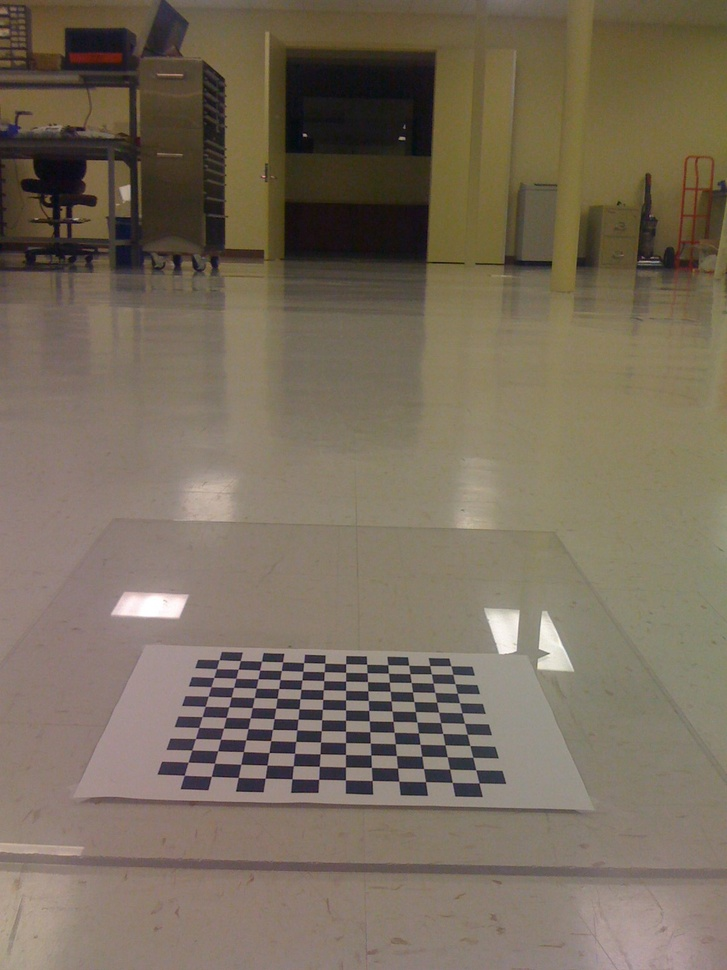
//> input picture Learning-OpenCV-3_examples/datas/birdseye/IMG_0214.jpg, 727 x 970 px, shrunk from 1200 x 1600 before the run
$ ./example_12-02 ../../datas/birdseye/IMG_0214.jpg   (built with g++ and OpenCV 4)
//> lines starting //> are read from the running program, lines starting //| are printed output that depends on the picture; after the words box and inside, x2 and y2 are one past the last pixel; in counts of white or black regions, pixels touching at a corner belong together
### Learning-OpenCV-3_examples/chapter12/example_12-02/stdafx.h
// stdafx.h : include file for standard system include files,
// or project specific include files that are used frequently, but
// are changed infrequently
//

#pragma once

#include "targetver.h"

#include <stdio.h>
#include <tchar.h>


// TODO: reference additional headers your program requires here

### Learning-OpenCV-3_examples/chapter12/example_12-02/example_12-02.cpp
// example_12-02.cpp : Defines the entry point for the console application.
//

#include "stdafx.h"
#include "..\..\_opencv.h"
#include <math.h>

#include <iostream>
#include <vector>

using std::cout;
using std::endl;
using std::vector;

void help(char** argv) {
	cout << "\nExample 12-1. Using cv::dft() and cv::idft() to accelerate the computation of convolutions"
		<< "\nHough Circle detect\nUsage: " << argv[0] << " <path/imagename>\n"
		<< "Example:\n" << argv[0] << " ../stuff.jpg\n" << endl;
}

int main(int argc, char** argv) {
	help(argv);
	if (argc != 2) {
		return -1;
	}

	cv::Mat src, image;

	src = cv::imread(argv[1], 1);
//> src is the input picture: 970 rows x 727 cols, CV_8UC3; mean B, G, R 91.8, 108.2, 120.2
	if (src.empty()) {
		cout << "Cannot load " << argv[1] << endl;
		return -1;
	}

	cv::cvtColor(src, image, cv::COLOR_BGR2GRAY);
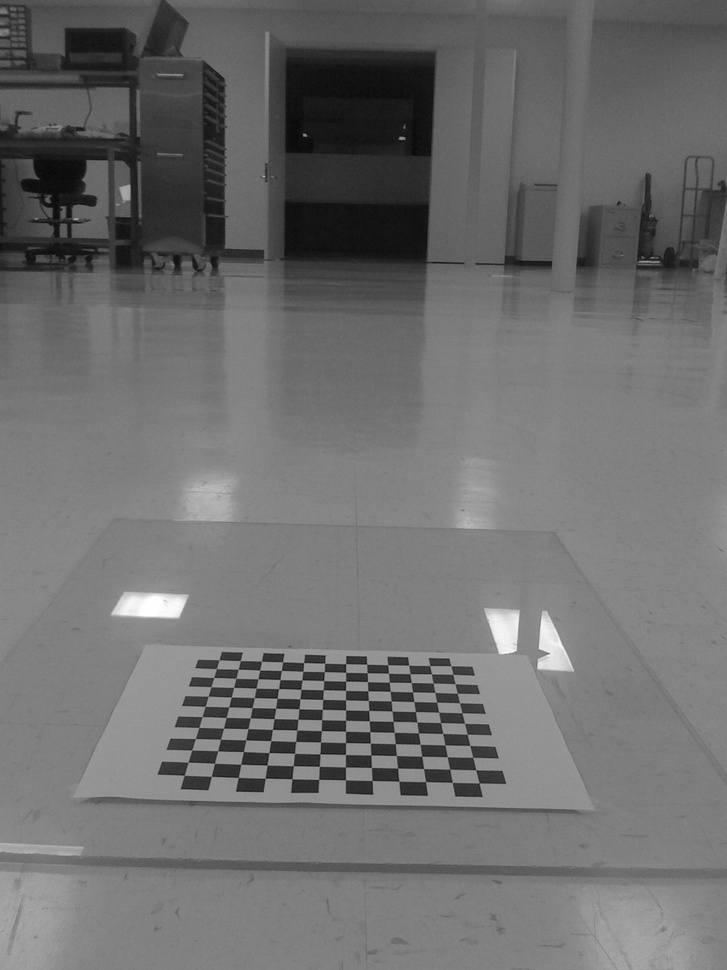
//> image: 970 rows x 727 cols, CV_8UC1; min 2, max 255, mean 109.9
	cv::GaussianBlur(image, image, cv::Size(5, 5), 0, 0);

	vector<cv::Vec3f> circles;
	cv::HoughCircles(image, circles, cv::HOUGH_GRADIENT, 2, image.cols / 4);
//> circles = 9 circles (x, y, radius): [367, 391, 341.6], [191, 441, 364.8], [335, 819, 156.8], [159, 165, 110], [171, 699, 106.4], [355, 619, 162.4], [367, 21, 364], [187, 959, 314.2], [495, 189, 230]

	for (size_t i = 0; i < circles.size(); ++i) {
		cv::circle(src,
			cv::Point(cvRound(circles[i][0]), cvRound(circles[i][1])),
			cvRound(circles[i][2]),
			cv::Scalar(0, 0, 255),
			2,
			cv::LINE_AA);
	}
//> this loop made 9 passes
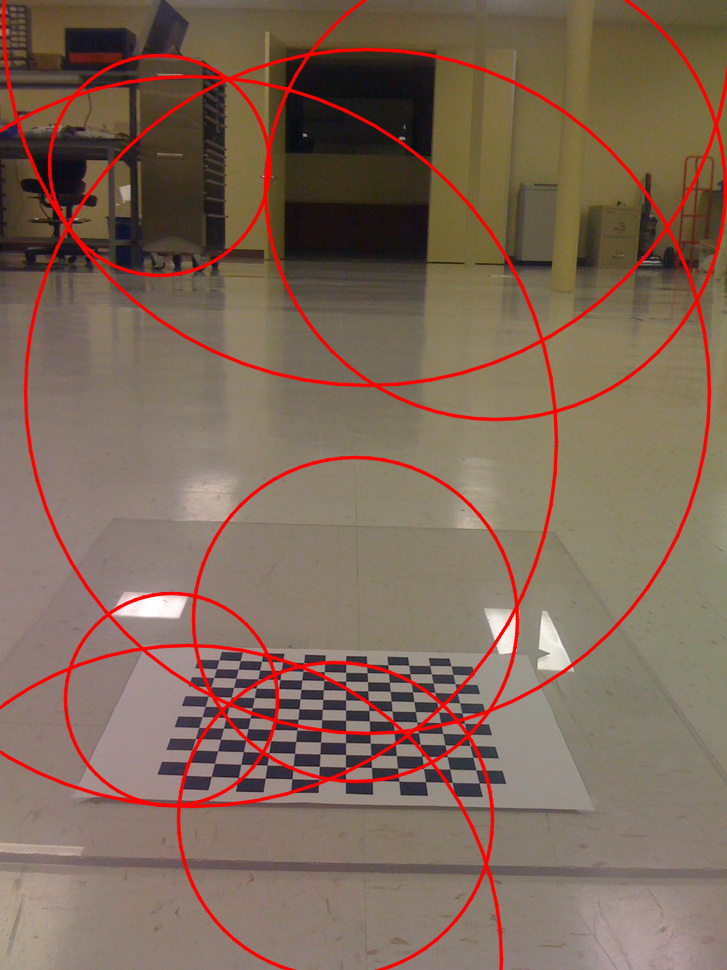
//> src: 970 rows x 727 cols, CV_8UC3; 6.47% of pixels changed, all inside (x1, y1, x2, y2) = (0, 0, 727, 970)

	cv::imshow("Hough Circles", src);
	cv::waitKey(0);

	return 0;
}

$ run again, on Learning-OpenCV-3_examples/datas/birdseye/IMG_0217.jpg
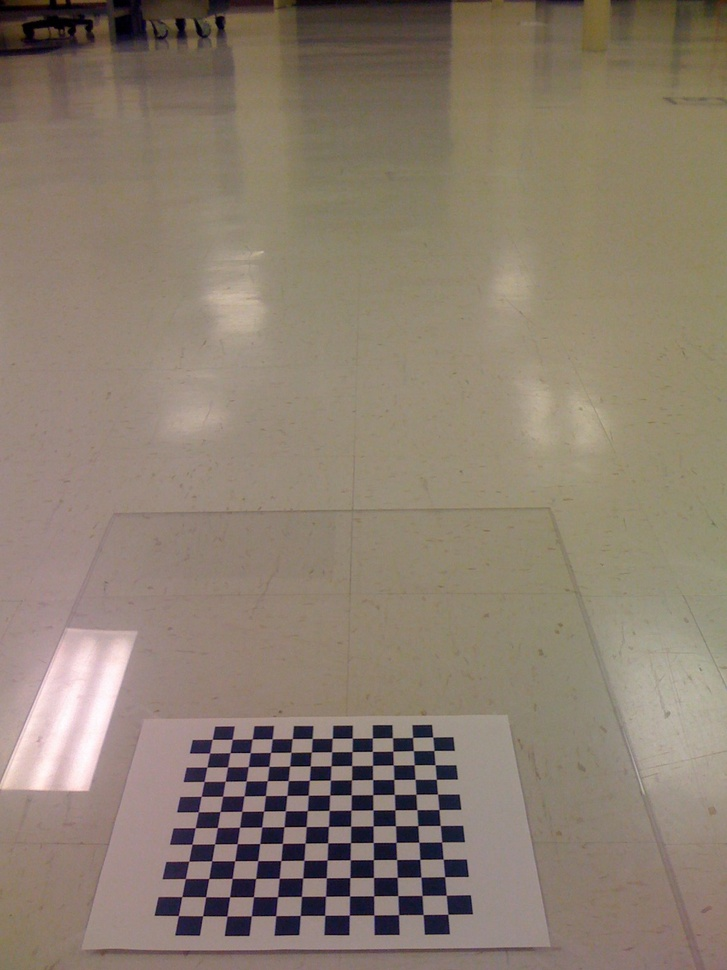
//> input picture Learning-OpenCV-3_examples/datas/birdseye/IMG_0217.jpg, 727 x 970 px, shrunk from 1200 x 1600 before the run
//> src is the input picture: 970 rows x 727 cols, CV_8UC3; mean B, G, R 111.3, 125.9, 139.5
//> `cv::cvtColor(src, image, cv::COLOR_BGR2GRAY);`:
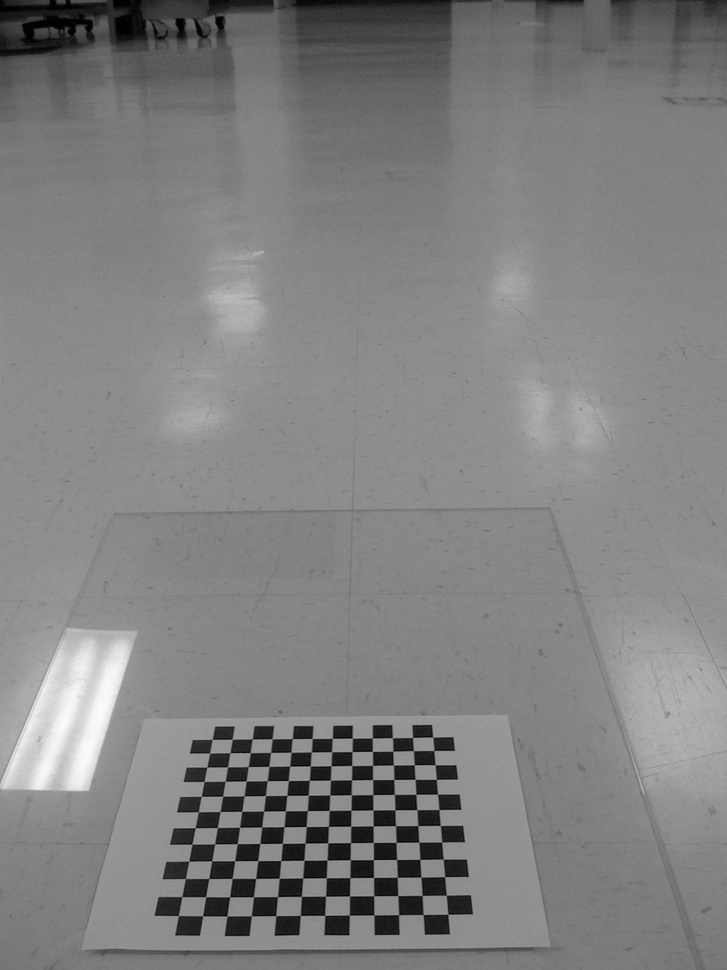
//> image: 970 rows x 727 cols, CV_8UC1; min 0, max 253, mean 128.3
//> circles = 4 circles (x, y, radius): [271, 445, 433], [143, 807, 142.2], [493, 833, 120.6], [429, 545, 314.6]
//> the loop `for (size_t i = 0; i < circles.size(); ++i)` made 4 passes
//> after the loop `for (size_t i = 0; i < circles.size(); ++i)`:
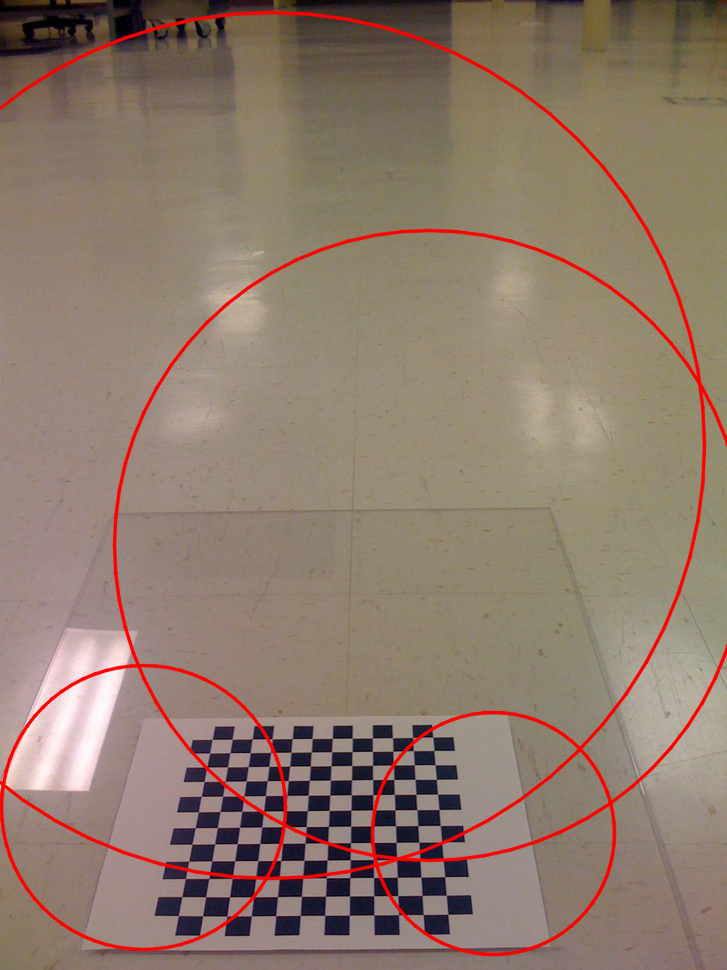
//> src: 970 rows x 727 cols, CV_8UC3; 3.58% of pixels changed, all inside (x1, y1, x2, y2) = (0, 10, 727, 957)

$ run again, on Learning-OpenCV-3_examples/datas/birdseye/IMG_0218.jpg
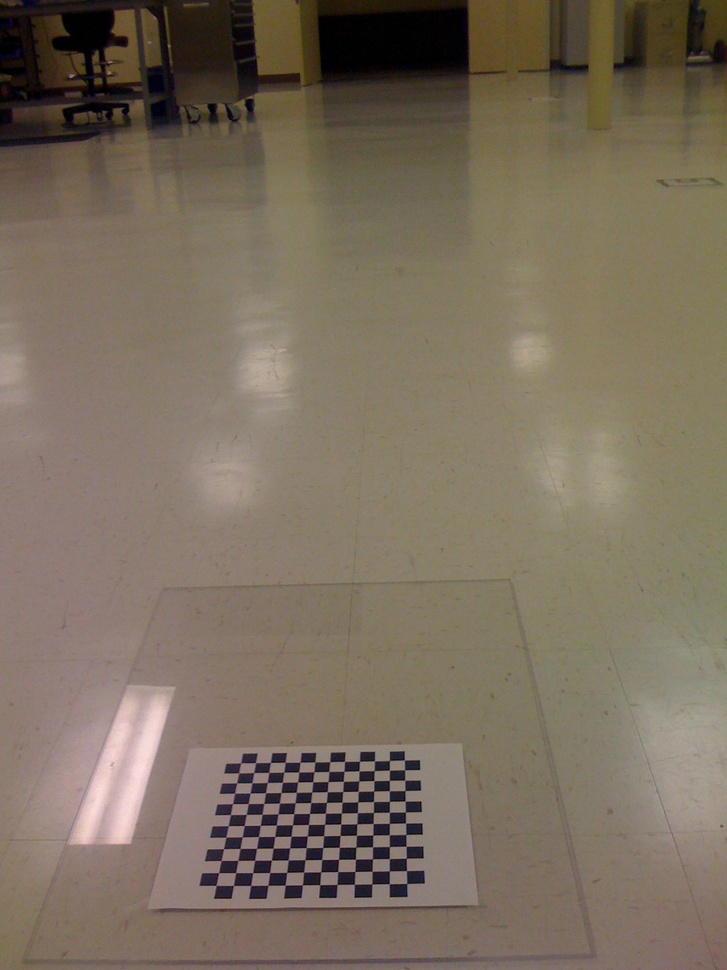
//> input picture Learning-OpenCV-3_examples/datas/birdseye/IMG_0218.jpg, 727 x 970 px, shrunk from 1200 x 1600 before the run
//> src is the input picture: 970 rows x 727 cols, CV_8UC3; mean B, G, R 94, 110.5, 122.9
//> `cv::cvtColor(src, image, cv::COLOR_BGR2GRAY);`:
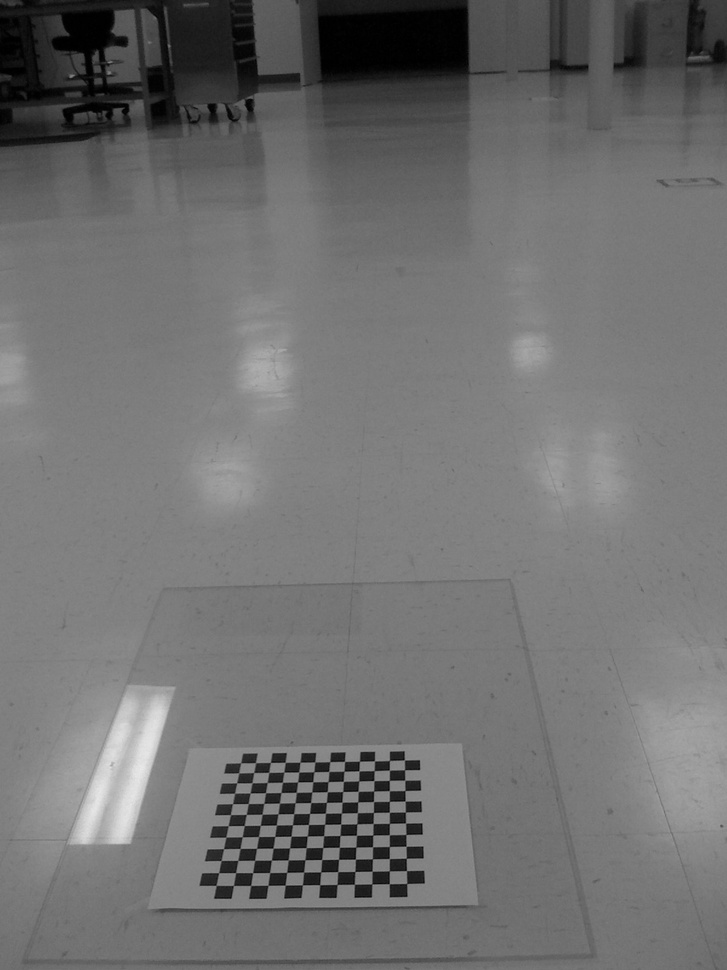
//> image: 970 rows x 727 cols, CV_8UC1; min 0, max 234, mean 112.3
//> circles = 5 circles (x, y, radius): [313, 479, 406.4], [207, 791, 121.2], [359, 19, 190.4], [399, 969, 168], [379, 723, 136.4]
//> the loop `for (size_t i = 0; i < circles.size(); ++i)` made 5 passes
//> after the loop `for (size_t i = 0; i < circles.size(); ++i)`:
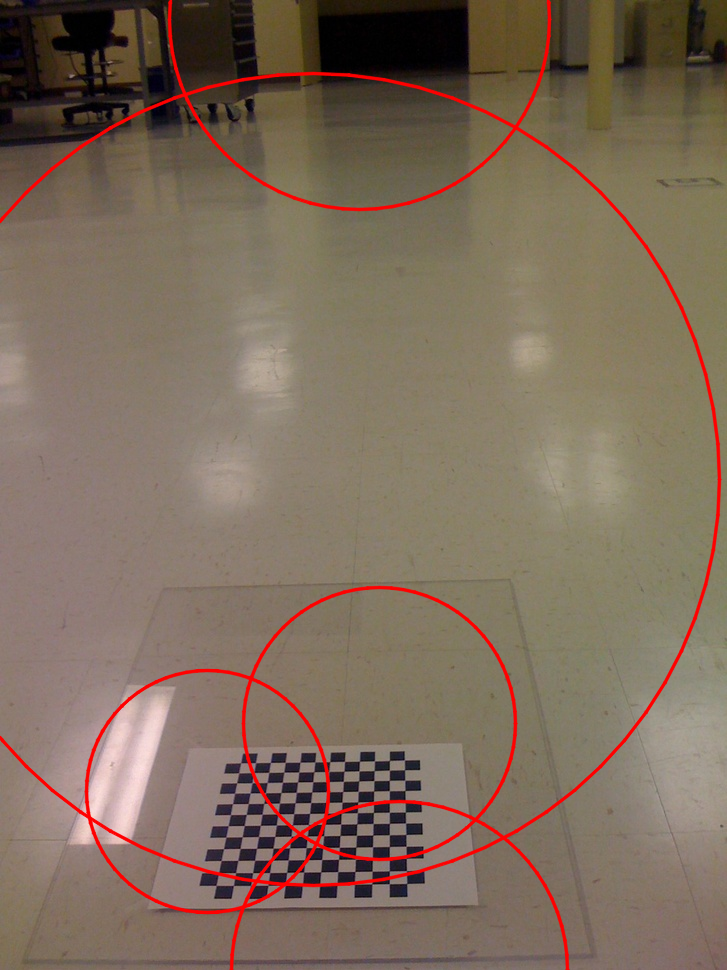
//> src: 970 rows x 727 cols, CV_8UC3; 3.19% of pixels changed, all inside (x1, y1, x2, y2) = (0, 0, 722, 970)

$ run again, on Learning-OpenCV-3_examples/datas/birdseye/IMG_0219.jpg
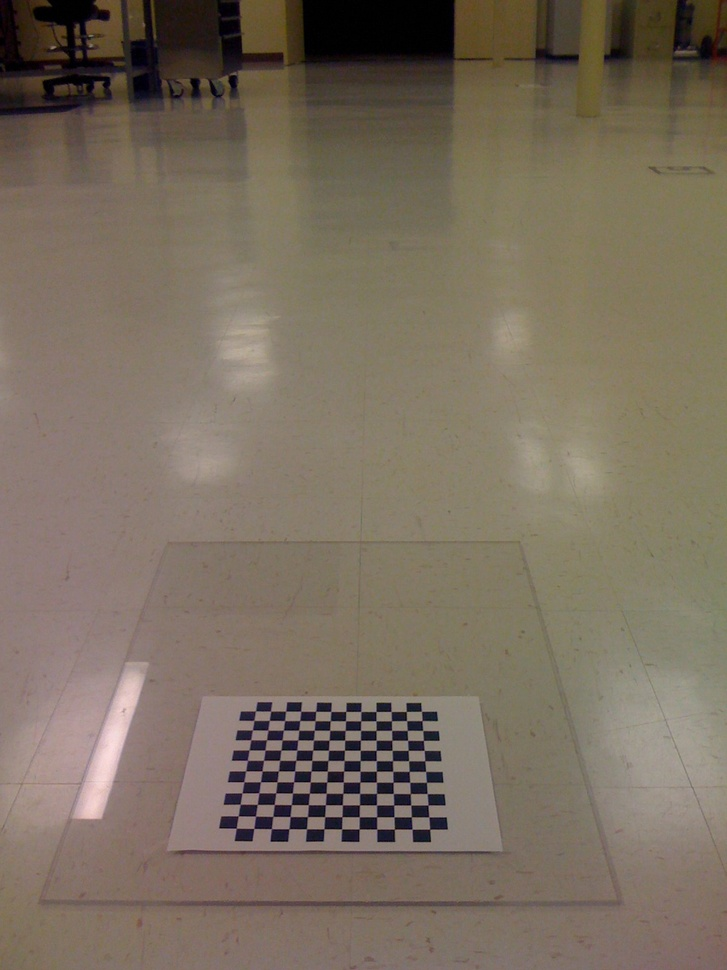
//> input picture Learning-OpenCV-3_examples/datas/birdseye/IMG_0219.jpg, 727 x 970 px, shrunk from 1200 x 1600 before the run
//> src is the input picture: 970 rows x 727 cols, CV_8UC3; mean B, G, R 95.3, 110.4, 122.4
//> `cv::cvtColor(src, image, cv::COLOR_BGR2GRAY);`:
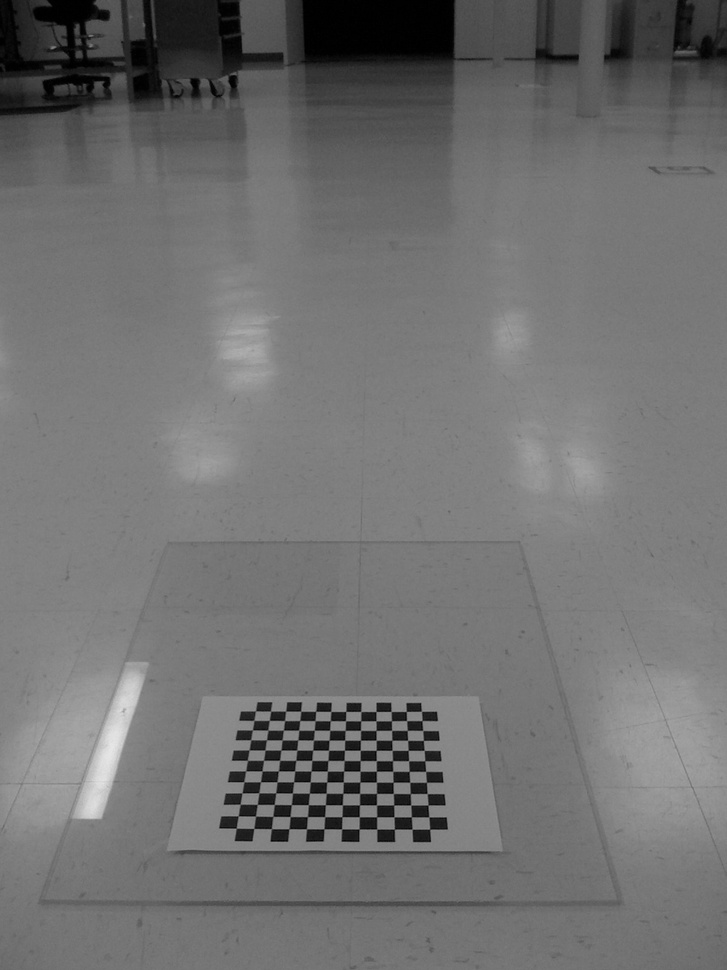
//> image: 970 rows x 727 cols, CV_8UC1; min 0, max 231, mean 112.3
//> circles = 4 circles (x, y, radius): [415, 91, 763], [351, 327, 384.6], [433, 907, 211.6], [273, 671, 158.6]
//> the loop `for (size_t i = 0; i < circles.size(); ++i)` made 4 passes
//> after the loop `for (size_t i = 0; i < circles.size(); ++i)`:
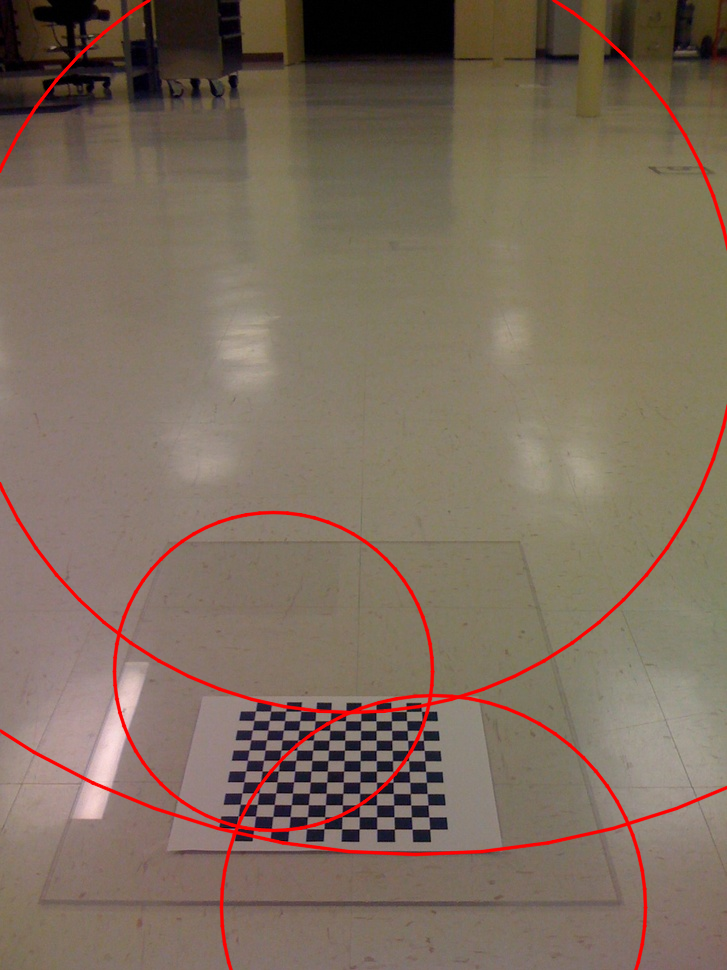
//> src: 970 rows x 727 cols, CV_8UC3; 2.69% of pixels changed, all inside (x1, y1, x2, y2) = (0, 0, 727, 970)
